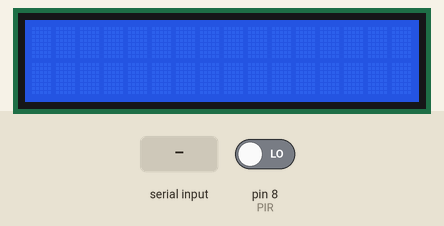
Recording of a sketch running on a simulated Arduino Uno, built with avr-gcc and run on an emulated ATmega328P. On the bench: 16×2 character LCD. The inputs (shaded band) are chosen by the test bench; at power-on: pin 8 (PIR) LOW.

Above: at 1.2 s.
1.3 s: "1" received over Serial
At 3.5 s:
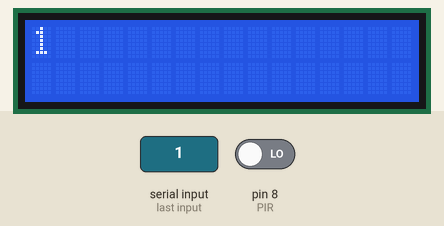
3.8 s: "0" received over Serial
At 5.7 s:
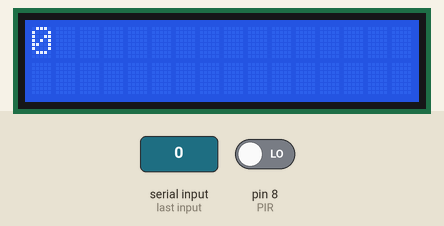
Timing chart, 0 to 7.2 s (numbered marks = the images above; inputs shaded):
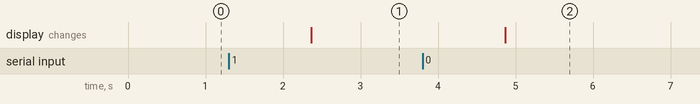

Measured:
- after the input at 1.3 s, the display: changes after 1.1 s (image 1)
- after the input at 3.8 s, the display: changes after 1.1 s (image 2)

The sketch:

presence.ino
```cpp
#include <LiquidCrystal.h>;

LiquidCrystal lcd(12, 11, 2, 3, 4, 5);
const int PIR = 8;
bool presence;
int value_read;
String msg;

void setup() {
    Serial.begin(9600);
    pinMode(PIR, INPUT);
    presence = false;
    lcd.begin(16, 2);
}

void update_lcd(String msg) {
    lcd.setCursor(0, 0);
    lcd.clear();
    lcd.print(msg);
}

void loop() {
    value_read = digitalRead(PIR);
    if(value_read == HIGH && !presence) {
        Serial.println("on");
        presence = true;
    } else if (value_read == LOW && presence) {
        Serial.println("off");
        presence = false;
    }

    if(Serial.available()) {
        msg = Serial.readString();
        update_lcd(msg);
    }
    delay(100);
}
```
